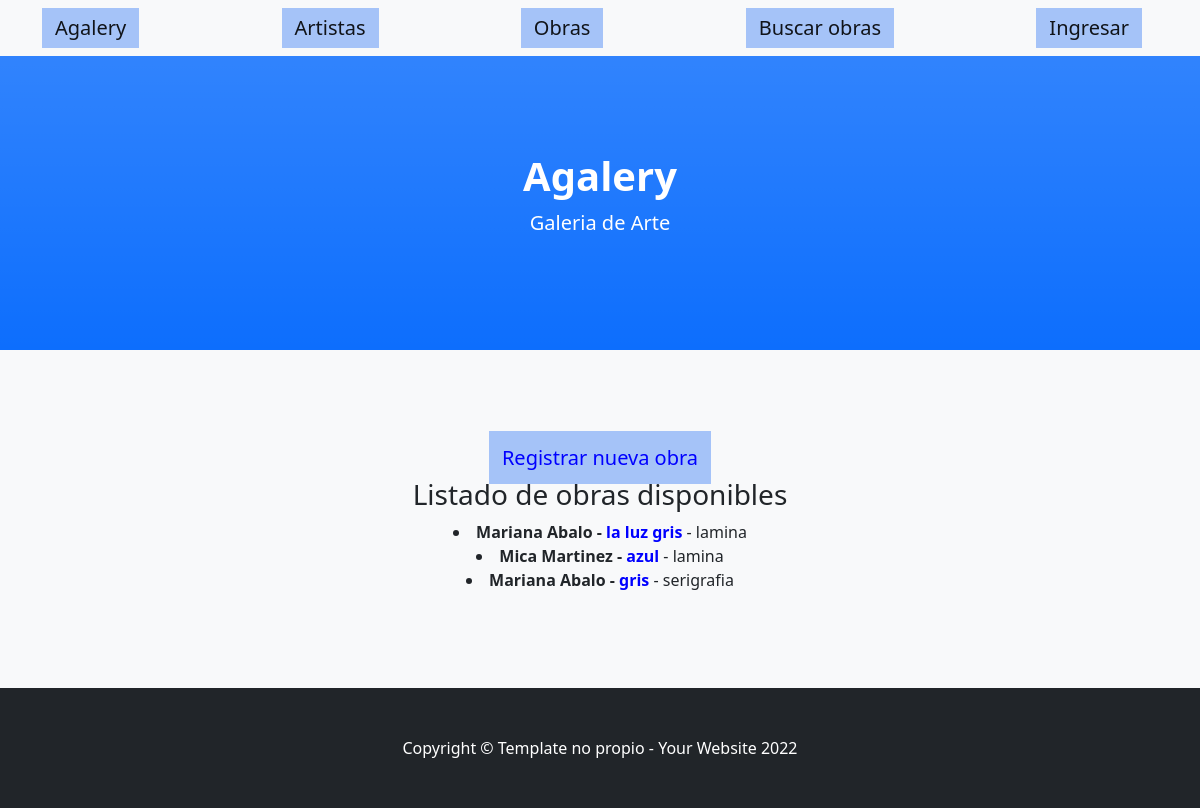
Before: /agalery/obra/ with the older database file.
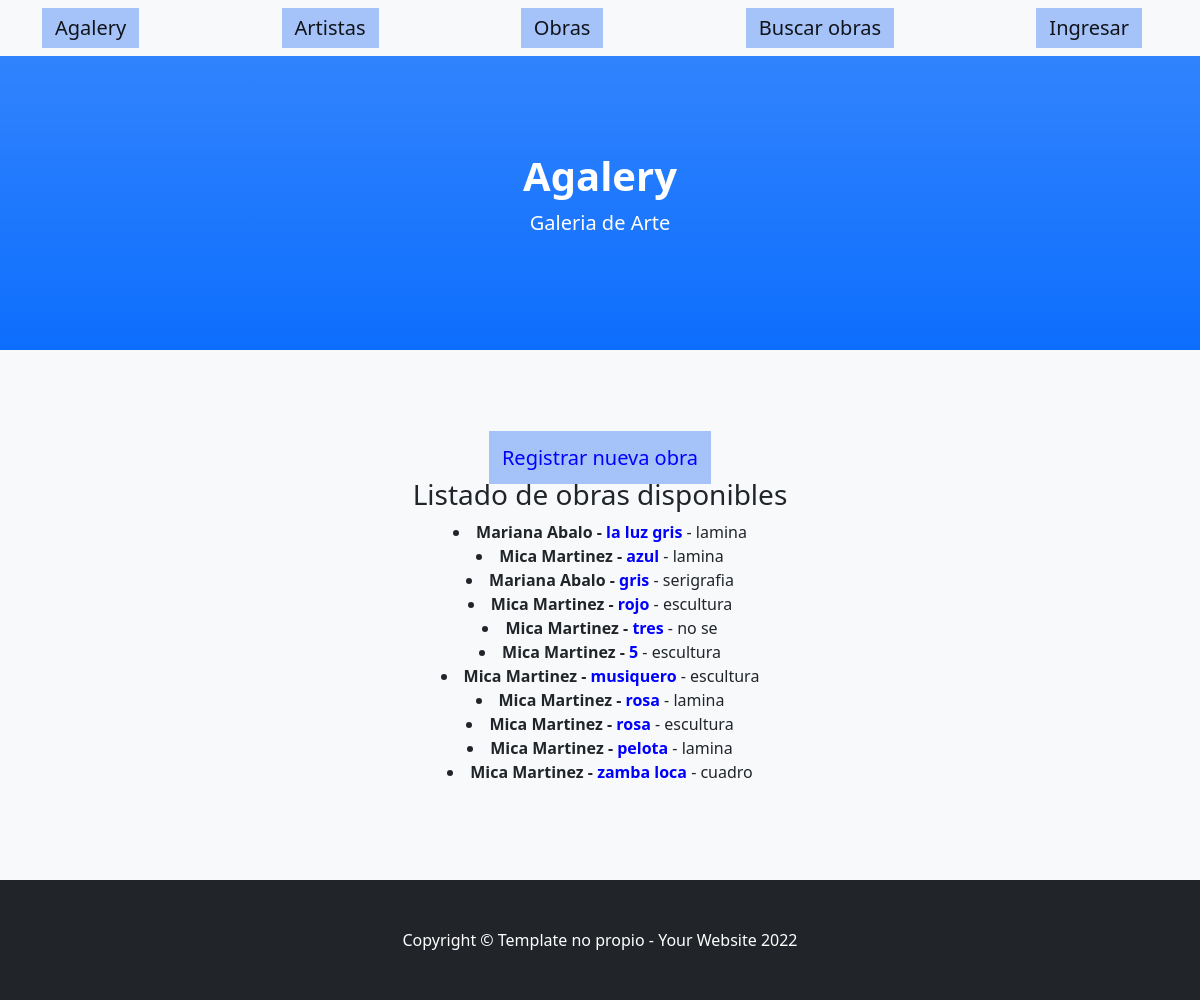
After: the same page with the newer database file.
### agalery/models.py (models this page shows, shortened)
class obra(models.Model):
    artista = models.ForeignKey(artista, verbose_name="Nombre del artista", default=1, on_delete=models.SET_DEFAULT)
    titulo = models.CharField(max_length=200, help_text="Titulo de la obra")
    descripcion = models.TextField(max_length=300, help_text="Descripción de la obre en 300 caracteres")
    precio = models.IntegerField(default=1)
    vendida = models.BooleanField(default= False)

class artista(models.Model):
    usuario = models.ForeignKey(user, verbose_name="Usuario Artista", default=1, on_delete=models.SET_DEFAULT)
    nombre = models.CharField(max_length=100, help_text="Nombre")
    apellido = models.CharField(max_length=100, help_text="Apellido")
    bio = models.TextField(max_length=300, help_text="Descripción de la obre en 300 caracteres")
    def __str__(self):
         return f"{self.nombre} {self.apellido}"

### agalery/views.py (the view)
# urls.py: path('obra/', views.todas_obras, name='obra'),
def todas_obras(request):
     obras = obra.objects.all()
     return render(request, 'agalery/obra.html', {'obras': obras})

### agalery/template/agalery/obra.html
{% extends "agalery/padre.html"%}
{% load static %}
{% block contenidoquecambia %}
<h5><a href="{% url 'nuevaobra' %}" type="submit">Registrar nueva obra</a></h5>
<h3>Listado de obras disponibles</h3>
{% for obra in obras %}
    <li><b>{{obra.artista}} - <FONT COLOR="blue">{{ obra.titulo }}</FONT></b> - {{ obra.descripcion }}</li>
{% endfor %}
{% endblock %}

### agalery/template/agalery/padre.html (shortened to what this page needs)
<!DOCTYPE html>
<html lang="en">
    <head>
        {% load static %}
        <link href="{% static 'agalery/css/styles.css' %}" rel="stylesheet" />
    </head>
    <body id="page-top">
        <nav class="navbar navbar-light bg-light static-top">
            <div class="container">
                <a class="navbar-brand" href="{% url 'inicio' %}" >Agalery</a>
                <a class="navbar-brand" href="{% url 'artista' %}" >Artistas</a>
                <a class="navbar-brand" href="{% url 'obra' %}" >Obras</a>
                <a class="navbar-brand" href="{% url 'buscarobras' %}" >Buscar obras</a>
                <a color="blue"  class="navbar-brand" href="{% url 'ingresar' %}" >Ingresar</a>
            </div>
        </nav>
        <header class="bg-primary bg-gradient text-white">
            <div class="container px-4 text-center">
                <h1 class="fw-bolder">Agalery</h1>
                <p class="lead">Galeria de Arte</p>
            </div>
        </header>
        <center>
        <section class="bg-light" id="cuerpo web">
            <div class="container px-1">
                <div class="row gx-2 justify-content-center">
                    <div class="col-lg-8">
        {% block contenidoquecambia %}{% endblock %}
                    </div>
                </div>
            </div>
       </section>
       </center>
    </body>
    <footer class="py-5 bg-dark">
        <div class="container px-4"><p class="m-0 text-center text-white">Copyright &copy; Template no propio - Your Website 2022</p></div>
    </footer>
</html>

Changed rows visible on the page:
added obra: artista "Mica Martinez", titulo "rojo", descripcion "escultura"
added obra: artista "Mica Martinez", titulo "tres", descripcion "no se"
added obra: artista "Mica Martinez", titulo "5", descripcion "escultura"
added obra: artista "Mica Martinez", titulo "musiquero", descripcion "escultura"
added obra: artista "Mica Martinez", titulo "rosa", descripcion "lamina"
added obra: artista "Mica Martinez", titulo "rosa", descripcion "escultura"
added obra: artista "Mica Martinez", titulo "pelota", descripcion "lamina"
added obra: artista "Mica Martinez", titulo "zamba loca", descripcion "cuadro"
